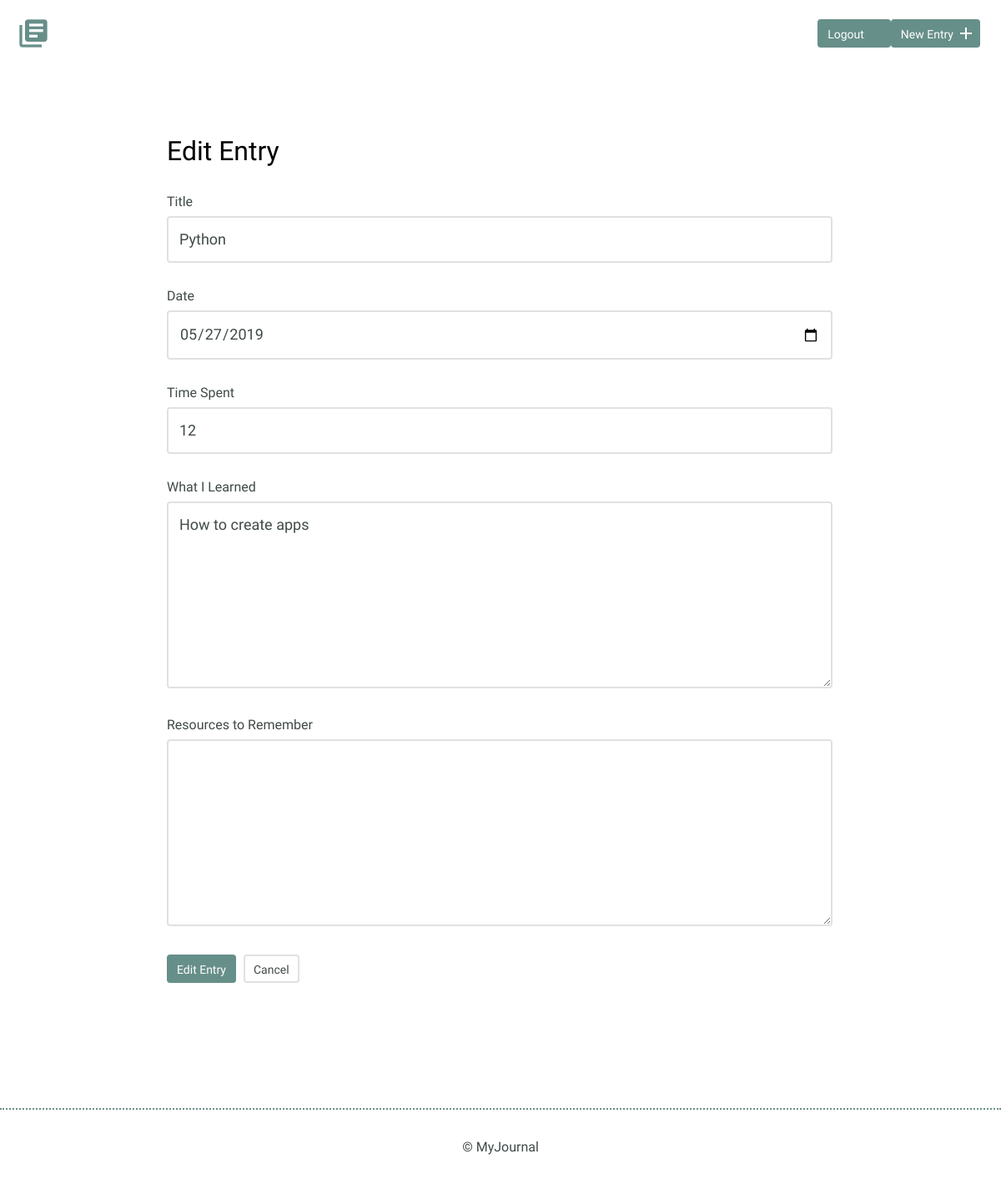
Screenshot of /entries/1/edit (signed in) with the database file from the repository.
### models.py (models this page shows)
class Entry(Model):
    user = ForeignKeyField(User, related_name='entries')
    title = CharField(max_length=100)
    date = DateField(formats=['%Y-%m-%d'])
    time = IntegerField()
    learned = TextField()
    resources = TextField()
    class Meta:
        database = DATABASE
        order_by = ('date',)

### app.py (the view, shortened to what this page needs)
@app.route('/entries/<id>/edit', methods=('GET', 'POST'))
@login_required
def edit_entry(id):
    existing_entry = get_entry(id)
    form = forms.EntryForm()
    return render_template('edit.html', form=form, entry=existing_entry)

### forms.py
class EntryForm(Form):
    title = StringField('Title', validators=[DataRequired()])
    date = DateField('Date', validators=[DataRequired()])
    time = IntegerField('Time Spent', validators=[DataRequired()])
    learned = TextAreaField('What I Learned', validators=[DataRequired()])
    resources = TextAreaField('Resources To Remember')

### app.py (called while the page is built)
@login_manager.user_loader
def user_loader(userid):
    try:
        return models.User.get(models.User.id == userid)
    except models.DoesNotExist:
        return None

@app.before_request
def before_request():
    g.db = models.DATABASE
    g.db.connect()
    g.user = current_user

@app.after_request
def after_request(response):
    g.db.close()
    return response

def get_entry(id):
    try:
        entry = models.Entry.select().where(models.Entry.id == id).get()
    except models.DoesNotExist:
        abort(404)
    return entry

### templates/edit.html (shortened to what this page needs)
{% extends 'layout.html' %}
{% block content %}
<section>
  <div class="container">
    <div class="new-entry">
      <h2>Edit Entry</h2>
        <form method='POST' action=''>
          <label for="title">Title</label>
          <input id="title" type="text" name="title" value="{{ entry.title }}"><br>
          <label for="date">Date</label>
          <input id="date" type="date" name="date" value="{{ entry.date }}"><br>
          <label for="time-spent">Time Spent</label>
          <input id="time-spent" type="text" name="time" value="{{ entry.time }}"><br>
          <label for="what-i-learned">What I Learned</label>
          <textarea id="what-i-learned" rows="5" name="learned">{{ entry.learned }}</textarea>
          <label for="resources-to-remember">Resources to Remember</label>
          <textarea id="resources-to-remember" rows="5" name="resources"></textarea>
          <input type="submit" value="Edit Entry" class="button">
          <a href="{{ url_for('index') }}" class="button button-secondary">Cancel</a>
        </form>
      </div>
    </div>
</section>
{% endblock %}

### static/css/site.css (style rules this page uses)
body { font-size: 16px; color: #404a49; font-family: 'Cousine', serif; font-weight: 400; }
.container { margin: 0 auto; padding: 0 25px; }
.button { padding: 8px 10px 6px 10px; background: #678f89; border: 2px solid #678f89; border-radius: 4px; text-decoration: none; color: #FFF; position: relative; text-align: center; font-size: 14px; }
.button.button-secondary { background: #FFF; border: 2px solid #e1e1e1; color: #404a49; }
h1, h2, h3 { margin: 0; font-weight: 400; line-height: 1em; color: #000; }
h2 { font-size: 32px; }
.entry-list, .edit-entry, .new-entry { max-width: 800px; margin: 0 auto; padding: 70px 0 150px 0; }
.edit-entry h2, .new-entry h2 { margin-bottom: 35px; }
form label { display: block; margin-bottom: 8px; }
form input[type=text], form input[type=password], form input[type=date], form textarea { border: 2px solid #e1e1e1; font-size: 18px; line-height: 1.8em; padding:10px 13px; margin-bottom: 30px; border-radius: 4px; width: calc(100% - 32px); }
.edit-entry form textarea, .new-entry form textarea { min-height: 200px; }
input[type=submit] { margin-right: 5px; }

### rows the page displays
Entry: title "Python", date "05/27/2019", time "12", learned "How to create apps"
